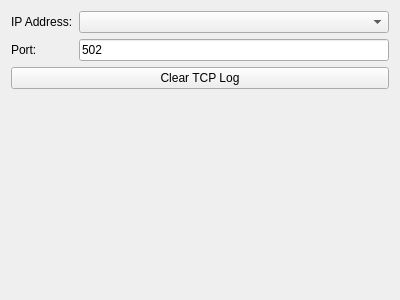
<?xml version="1.0" encoding="UTF-8"?>
<ui version="4.0">
 <class>ModbusTcpWidget</class>
 <widget class="QWidget" name="ModbusTcpWidget">
  <property name="geometry">
   <rect>
    <x>0</x>
    <y>0</y>
    <width>400</width>
    <height>300</height>
   </rect>
  </property>
  <property name="windowTitle">
   <string>Form</string>
  </property>
  <layout class="QGridLayout" name="gridLayout">
   <item row="0" column="0">
    <widget class="QLabel" name="label_IPAddr">
     <property name="text">
      <string>IP Address:</string>
     </property>
    </widget>
   </item>
   <item row="0" column="1">
    <widget class="QComboBox" name="comboBox_IPAddr"/>
   </item>
   <item row="1" column="0">
    <widget class="QLabel" name="label_Port">
     <property name="text">
      <string>Port:</string>
     </property>
    </widget>
   </item>
   <item row="1" column="1">
    <widget class="QLineEdit" name="lineEdit_Port">
     <property name="text">
      <string>502</string>
     </property>
    </widget>
   </item>
   <item row="2" column="0" colspan="2">
    <widget class="QPushButton" name="btn_clear_log">
     <property name="text">
      <string>Clear TCP Log</string>
     </property>
    </widget>
   </item>
   <item row="3" column="0" colspan="2">
    <spacer name="verticalSpacer">
     <property name="orientation">
      <enum>Qt::Vertical</enum>
     </property>
     <property name="sizeHint" stdset="0">
      <size>
       <width>20</width>
       <height>40</height>
      </size>
     </property>
    </spacer>
   </item>
  </layout>
 </widget>
 <resources/>
 <connections/>
</ui>
